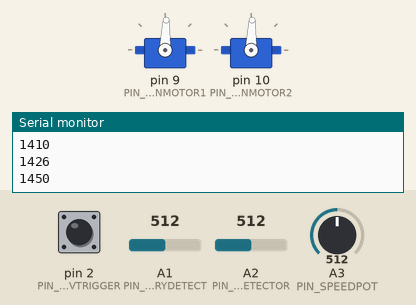
The sketch below on a simulated Arduino Uno, built with avr-gcc and run on an emulated ATmega328P. Parts: 2 × servo, the last lines printed to the serial monitor. The inputs (shaded band) are chosen by the test bench; at power-on: A1 (PIN_BATTERYDETECT) = 512, pin 2 (PIN_REVTRIGGER) HIGH, A2 (PIN_REVDETECTOR) = 512, A3 (PIN_SPEEDPOT) = 512.

Above: at 4.2 s.
4.3 s: A1 (PIN_BATTERYDETECT) set to 315
5.8 s: A1 (PIN_BATTERYDETECT) set to 295
At 8.6 s:
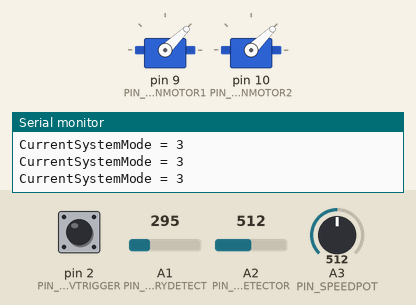
8.8 s: A1 (PIN_BATTERYDETECT) set to 511
At 10.3 s:
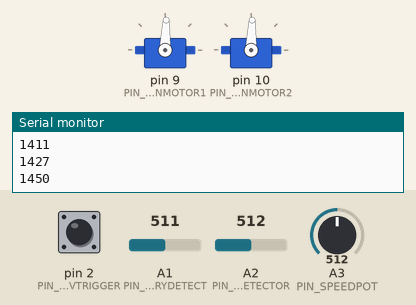
10.6 s: pin 2 (PIN_REVTRIGGER) pulled LOW for 0.15 s
At 10.7 s:
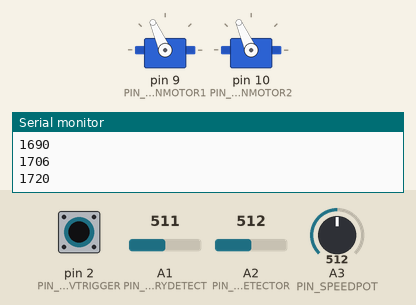
13.6 s: A2 (PIN_REVDETECTOR) set to 10
15.1 s: A2 (PIN_REVDETECTOR) set to 7
At 15.98 s:
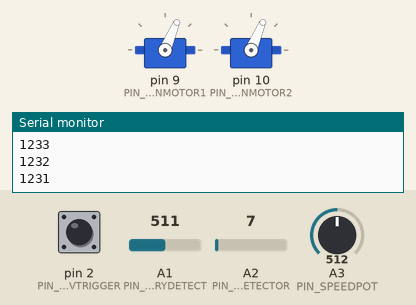
Timing chart, 0 to 18.4 s (numbered marks = the images above; inputs shaded):
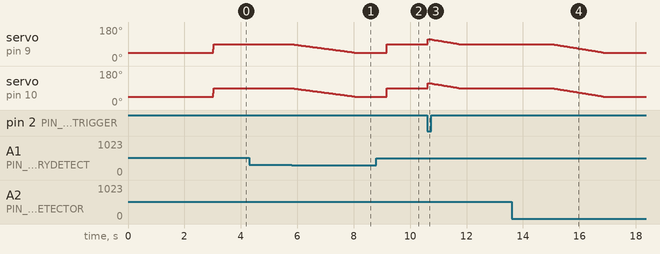

Measured:
- the behaviour switches between 308 and 307 on A1 (PIN_BATTERYDETECT) (found by bisection; images 0 and 1)
- the behaviour switches between 9 and 8 on A2 (PIN_REVDETECTOR) (found by bisection; images 3 and 4)
- after the input at 4.3 s, every drawn part: stays the same
- after the input at 5.8 s, servo on pin 9 (PIN_MAINMOTOR1), servo on pin 10 (PIN_MAINMOTOR2): moves from 88° to 44° over 2.1 s, starting after 0.09 s
- after the input at 8.8 s, servo on pin 9 (PIN_MAINMOTOR1), servo on pin 10 (PIN_MAINMOTOR2): 44° → 88° after 0.36 s
- after the input at 10.6 s, servo on pin 9 (PIN_MAINMOTOR1), servo on pin 10 (PIN_MAINMOTOR2): rises from 88° to 114° in 0.02 s, then falls to 88° in 1.2 s
- after the input at 13.6 s, every drawn part: stays the same
- after the input at 15.1 s, servo on pin 9 (PIN_MAINMOTOR1), servo on pin 10 (PIN_MAINMOTOR2): moves from 88° to 44° over 1.7 s, starting at once

The sketch:

Stryfe_Pro_Micro_v6.5kit.ino
```cpp
#include <Servo.h>
#include "Bounce2.h"

int BatteryS = 3;
#define MotorKV 3000
#define LOW_SPEED_REV 45
#define HIGH_SPEED_REV 100

#define PIN_REVTRIGGER 2
#define PIN_REVDETECTOR A2
#define PIN_MAINMOTOR1 9
#define PIN_MAINMOTOR2 10
#define PIN_BATTERYDETECT A1
//#define PIN_JAMDOOR 20
#define PIN_SPEEDPOT A3

// Anything more than this is detected as pulling the 2-stage trigger
#define REV_DETECTOR_THRESHOLD (float)0.7

// Servo Objects
Servo MainMotor1;
Servo MainMotor2;

/*
 * New style acceleration code
 */

// Motor Controls
#define MOTOR_SPINUP_LAG 100 // How long we give the motors before we know that have spun up.
#define MOTOR_SPINDOWN_3S 4000
#define MOTOR_SPINDOWN_4S 6000
#define MOTOR_SPINUP_3S 0
#define MOTOR_SPINUP_4S 0
int MaxMotorSpeed = 2000;
int DecelerateTime = 0;
int AccelerateTime = 0;
int MotorRampUpPerMS = 0;
int MotorRampDownPerMS = 0;
int MinMotorSpeed = 1000;
int CurrentMotorSpeed = MinMotorSpeed;
int TargetMotorSpeed = MinMotorSpeed;
bool MotorsEnabled = false;
byte SetMaxSpeed = 100; // in percent.
unsigned long TimeLastMotorSpeedChanged = 0;
#define COMMAND_REV_NONE 0
#define COMMAND_REV_HALF 1
#define COMMAND_REV_FULL 2
int CommandRev = COMMAND_REV_NONE;
int PrevCommandRev = COMMAND_REV_NONE;


// Physical Switch Status
bool RevTriggerPressed = false; // Rev Trigger is Depressed
bool DetectingRev = false; // Full auto kit is revving

// Debounce Variables
#define DebounceWindow 5 // Debounce Window = 5ms
Bounce RevTriggerBounce = Bounce();

// Battery Monitoring
#define BATTERY_2S_MIN 6.0
#define BATTERY_2S_MAX 8.4
#define BATTERY_3S_MIN 9.0
#define BATTERY_3S_MAX 12.6
#define BATTERY_4S_MIN 12.0
#define BATTERY_4S_MAX 16.8
#define BATTERY_CALFACTOR 0.45 // Adjustment for calibration.
float BatteryMaxVoltage;
float BatteryMinVoltage;
float BatteryCurrentVoltage;
bool BatteryFlat = false;


// System Modes
#define MODE_CONFIG 1
#define MODE_LOWBATTERY 3
#define MODE_NORMAL 4
int CurrentSystemMode = MODE_NORMAL;


void setup()
{
  float MotorRPM;

  // Set up comms
  Serial.begin(57600);
  Serial.println( F("Booting.. ") );

  Serial.println( F("Configuring Debouncing") );
  pinMode(PIN_REVTRIGGER, INPUT_PULLUP);
  RevTriggerBounce.attach( PIN_REVTRIGGER );
  RevTriggerBounce.interval( DebounceWindow );

  Serial.println( F("Debouncing Configured") );

  // Set up battery monitoring
  pinMode( PIN_BATTERYDETECT, INPUT );

  // Set up rev detection circuit
  pinMode( PIN_REVDETECTOR, INPUT );

  // Set up the pot
  pinMode( PIN_SPEEDPOT, INPUT );

  Serial.println( F("Initialising ESC") );
  // Set up motors
  MainMotor1.attach(PIN_MAINMOTOR1);
  MainMotor2.attach(PIN_MAINMOTOR2);
  // Arm ESC's
  MainMotor1.writeMicroseconds(MinMotorSpeed);
  MainMotor2.writeMicroseconds(MinMotorSpeed);
  delay(3000);   // Wait for ESC to initialise (7 seconds)
  Serial.println( F("ESC Initialised") );

  if( BatteryS == 3 )
  {
    BatteryMinVoltage = BATTERY_3S_MIN;
    BatteryMaxVoltage = BATTERY_3S_MAX;

    DecelerateTime = MOTOR_SPINDOWN_3S;
    AccelerateTime = MOTOR_SPINUP_3S;
  }
  else
  {
    BatteryMinVoltage = BATTERY_4S_MIN;
    BatteryMaxVoltage = BATTERY_4S_MAX;

    DecelerateTime = MOTOR_SPINDOWN_4S;
    AccelerateTime = MOTOR_SPINUP_4S;
  }

  CalculateRampRates();

  Serial.println( F("Booted.") );
}

/*
 * This is a boot time init sub to calcualte the Acceleration and
 * deceleration ramp rates of the motors.
 *
 */
void CalculateRampRates()
{
  long SpeedRange = (long)(MaxMotorSpeed - MinMotorSpeed) * 1000; // Multiply by 1000 to give some resolution due to integer calculations
  if( AccelerateTime == 0 )
  {
    MotorRampUpPerMS = SpeedRange;  // For instant acceleration
  }
  else
  {
    MotorRampUpPerMS = SpeedRange / AccelerateTime;  // Use when Accelerating
  }

  if( DecelerateTime == 0 )
  {
    MotorRampDownPerMS = SpeedRange;  // For instant acceleration
  }
  else
  {
    MotorRampDownPerMS = SpeedRange / DecelerateTime;  // Use when Decelerating
  }


  Serial.print( "Ramp Up per MS = " );
  Serial.println( MotorRampUpPerMS );

  Serial.print( "Ramp Down per MS = " );
  Serial.println( MotorRampDownPerMS );

  Serial.print( "AccelerateTime = " );
  Serial.println( AccelerateTime );

  Serial.print( "DecelerateTime = " );
  Serial.println( DecelerateTime );

  Serial.print( "SpeedRange = " );
  Serial.println( SpeedRange );
}


/*
 * Read the sensor / button state for all buttons, including software debounce.
 */
void ProcessButtons()
{
  RevTriggerBounce.update(); // Update the pin bounce state
  RevTriggerPressed = !(RevTriggerBounce.read());

//  JamDoorBounce.update(); // Update the pin bounce state
//  JamDoorPressed = !(JamDoorBounce.read());

  float SensorValue = analogRead( PIN_REVDETECTOR );
  float CurrentVoltage = 0.0;
  CurrentVoltage = ((SensorValue * 5.0)  / 1024.0 * (float)((47.0 + 10.0) / 10.0)) + BATTERY_CALFACTOR;  // Voltage dividor - 47k and 10k

  if( CurrentVoltage <= REV_DETECTOR_THRESHOLD)
  {
    DetectingRev = false;
  }
  else
  {
    DetectingRev = true;
  }

  //if( DetectingRev )
    //Serial.println( CurrentVoltage );
}


/*
 * Account for changes to the rotary encoder and feed in a new max motor speed.
 */
// We need to set the Target Motor Speed here.
void ProcessSpeedControl()
{
  static byte LastSetMaxSpeed = 100;
  int CurrentPotInput = 0;

  if( CommandRev == COMMAND_REV_HALF ) SetMaxSpeed = LOW_SPEED_REV;
  if( CommandRev == COMMAND_REV_FULL )
  {
    CurrentPotInput = analogRead( PIN_SPEEDPOT );
    SetMaxSpeed = map( CurrentPotInput, 0, 1023, 35, 110 ); // Pull out of bounds so that the ends of the pot are zones.
    //SetMaxSpeed = MotorSpeedFull;
  }
  if( CommandRev == COMMAND_REV_NONE ) SetMaxSpeed = 0;

  if( LastSetMaxSpeed == SetMaxSpeed ) return; // Speed hasn't changed

  if( CommandRev > COMMAND_REV_NONE )
  {
    SetMaxSpeed = constrain( SetMaxSpeed, 30, 100 ); // Constrain between 30% and 100%
  }

  TargetMotorSpeed = map( SetMaxSpeed, 0, 100, MinMotorSpeed, MaxMotorSpeed );  // Find out our new target speed.

  LastSetMaxSpeed = SetMaxSpeed;

  Serial.print( F("New max speed % = ") );
  Serial.println( SetMaxSpeed );

  Serial.print( F("New target speed = ") );
  Serial.println( TargetMotorSpeed );


  Serial.print( F("CommandRev = ") );
  Serial.println( CommandRev );

}

void ProcessRevCommand()
{

  if( RevTriggerPressed )
    CommandRev = COMMAND_REV_FULL;
  else if( DetectingRev )
    CommandRev = COMMAND_REV_HALF;
  else
    CommandRev = COMMAND_REV_NONE;

}

void loop()
{

  ProcessBatteryMonitor();
  ProcessButtons();
  ProcessSystemMode();

  // Only process firing input commands when in MODFE_NORMAL.. Otherwise allow for current cycle to finish.
  if( CurrentSystemMode == MODE_NORMAL )
  {
    // Perform command logic
    ProcessRevCommand();
  }
  else
  {
    // Decelerater the motors
    CommandRev = COMMAND_REV_NONE;
    Serial.print( "CurrentSystemMode = ");
    Serial.println( CurrentSystemMode );
  }

  // Calculate new timing variables

  if( PrevCommandRev != CommandRev )
  {
    TimeLastMotorSpeedChanged = millis();
    PrevCommandRev = CommandRev;
  }

  //ProcessManualSpeedControl();

  // Process speed control
  ProcessSpeedControl();
  // Calcualte the new motor speed
  ProcessMotorSpeed();
  // Send the speed to the ESC
  ProcessMainMotors();

}

/*
 * Communicate with the main motors
 */
void ProcessMainMotors()
{
  static long PreviousMotorSpeed = MinMotorSpeed;

  if( PreviousMotorSpeed != CurrentMotorSpeed )
  {
    MainMotor1.writeMicroseconds( CurrentMotorSpeed );
    MainMotor2.writeMicroseconds( CurrentMotorSpeed );
    // Debugging output
    Serial.println(CurrentMotorSpeed);

    PreviousMotorSpeed = CurrentMotorSpeed;
  }
}

/*
 * Run the main motors.
 */
void ProcessMotorSpeed()
{
  // Don't do anything if the motor is already running at the desired speed.
  if( CurrentMotorSpeed == TargetMotorSpeed )
  {
    return;
  }

  unsigned long CurrentTime = millis(); // Need a base time to calcualte from
  unsigned long MSElapsed = CurrentTime - TimeLastMotorSpeedChanged;
  if( MSElapsed == 0 ) // No meaningful time has elapsed, so speed will not change
  {
    return;
  }
  if( CurrentMotorSpeed < TargetMotorSpeed )
  {
    int SpeedDelta = (MSElapsed * MotorRampUpPerMS / 1000);
    if( SpeedDelta < 1 ) return; // Not enough cycles have passed to make an appreciable difference to speed.
    int NewMotorSpeed = CurrentMotorSpeed + SpeedDelta; // Calclate the new motor speed..

    // If it's within 1% (which is 10) of target, then just set it
    if( NewMotorSpeed + 10 >= TargetMotorSpeed )
    {
      NewMotorSpeed = TargetMotorSpeed;
    }

    TimeLastMotorSpeedChanged = CurrentTime;
    CurrentMotorSpeed = NewMotorSpeed;
  }
  if( CurrentMotorSpeed > TargetMotorSpeed )
  {
    int SpeedDelta = (MSElapsed * MotorRampDownPerMS / 1000);
    if( SpeedDelta < 1 ) return; // Not enough cycles have passed to make an appreciable difference to speed.
    int NewMotorSpeed = CurrentMotorSpeed - SpeedDelta; // Calclate the new motor speed..

    // If it's within 1% (which is 10) of target, then just set it
    if( NewMotorSpeed - 10 <= TargetMotorSpeed )
    {
      NewMotorSpeed = TargetMotorSpeed;
    }

    TimeLastMotorSpeedChanged = CurrentTime;
    CurrentMotorSpeed = NewMotorSpeed;
  }
}

void ProcessBatteryMonitor()
{

  // Only count one in 10 run-through cycles
  static int RunNumber = 0;
  RunNumber++;
  if( RunNumber <= 10 )
    return;
  RunNumber = 0;

  #define NUM_SAMPLES 10
  static int CollectedSamples = 0;
  static float SampleAverage = 0;
  float SensorValue = analogRead( PIN_BATTERYDETECT );
  if( CollectedSamples < NUM_SAMPLES )
  {
    CollectedSamples ++;
    SampleAverage += SensorValue;
  }
  else
  {
    BatteryCurrentVoltage = (((float)SampleAverage / (float)CollectedSamples * 5.0)  / 1024.0 * (float)((47.0 + 10.0) / 10.0)) + BATTERY_CALFACTOR;  // Voltage dividor - 47k and 10k
    if( BatteryCurrentVoltage < BatteryMinVoltage )
    {
      if( BatteryCurrentVoltage > 1.0 ) // If the current voltage is 0, we are probably debugging
      {
        BatteryFlat = true;
      }
      else
      {
        BatteryFlat = false;
      }
    }
    else
    {
      BatteryFlat = false;
    }
    CollectedSamples = 0;
    SampleAverage = 0;
  }

  //Serial.println( BatteryFlat );
}

void ProcessSystemMode()
{
  if( BatteryFlat ) // Battery low
  {
    CurrentSystemMode = MODE_LOWBATTERY;
    return;
  }

  CurrentSystemMode = MODE_NORMAL;
}
```
